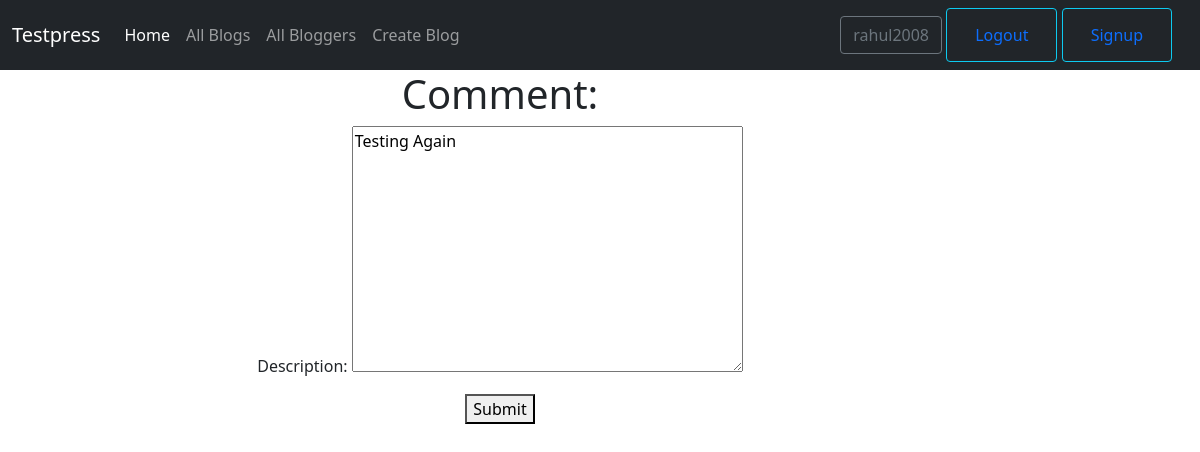
Before: /blog/edit_comment/14/ (signed in) with the older database file.
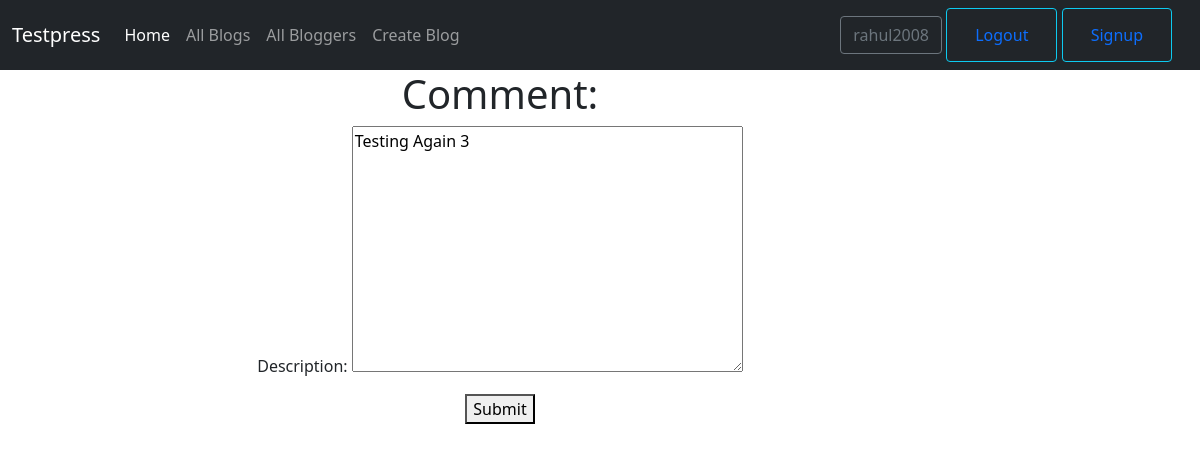
After: the same page with the newer database file.
### blog/models.py (models this page shows, shortened)
class Comment(models.Model):
    description = models.TextField(max_length=1000)
    blog = models.ForeignKey('Blog', on_delete=models.CASCADE, null=True)
    date_time = models.DateTimeField()
    user = models.ForeignKey(User, on_delete=models.CASCADE, null=True)

### blog/views.py (the view)
# urls.py: path('edit_comment/<int:pk>/',views.edit_comment, name='edit-comment'),
@login_required
def edit_comment(request, pk):
    comment = get_object_or_404(Comment, pk=pk)
    form = CommentForm(request.POST or None, instance=comment)
    if form.is_valid():
        comment = form.save(commit=False)
        comment.save()
        return redirect('blog-detail', pk=comment.blog.pk)
    context = {
        "form":form
    }
    return render(request, 'blog/add_comment.html', context)

### blog/forms.py
class CommentForm(forms.ModelForm):
    class Meta:
        model = Comment
        fields = ('description',)

### blog/templates/blog/add_comment.html (shortened to what this page needs)
{% extends "base_generic.html" %}
{% block content %}
<div class="container text-center">
  <h1>Comment: </h1>
<form method="post">
  {{ form.as_p }}
  <button type="submit">Submit</button>
</form>
</div>
{% endblock %}

Changed rows visible on the page:
changed Comment: description "Testing Again" → "Testing Again 3"
